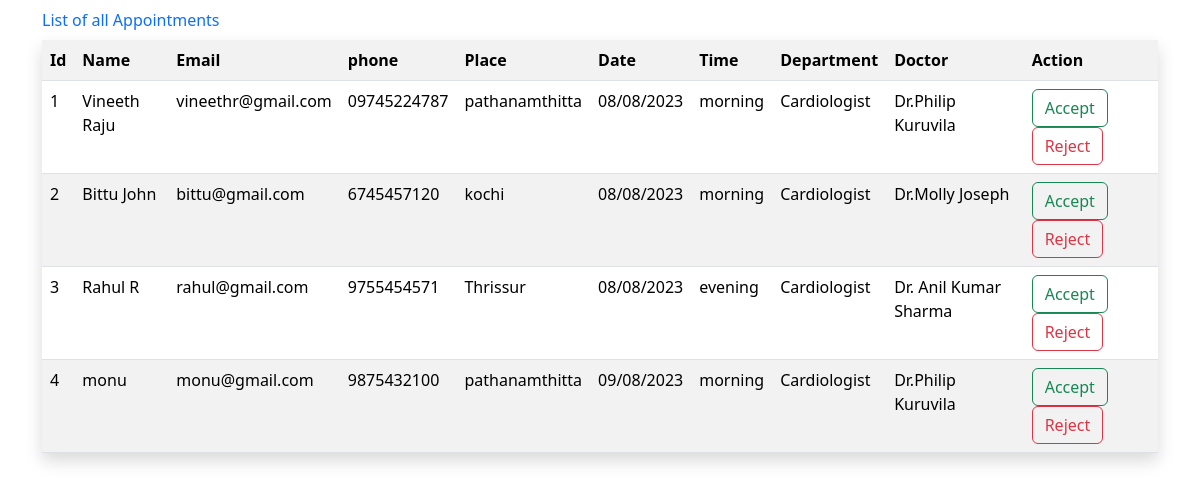
Page /appointmentlist/ (signed in) on the committed database.
### myapp/models.py (models this page shows, shortened)
class Appointment(models.Model):
    patientName=models.CharField(max_length=40,null=True)
    email=models.EmailField(null=True)
    phone=models.CharField(max_length=20,null=True)
    place=models.CharField(max_length=100,null=True)
    date=models.CharField(max_length=120,null=True)
    time=models.CharField(max_length=100,choices=timeslot,default='morning')
    department=models.CharField(max_length=100,choices=departments,default='Cardiologist')
    doctorName=models.CharField(max_length=40,null=True)

### myapp/views.py (the view)
# urls.py: path("appointmentlist/",views.AppointmentListView.as_view(),name="appointment-list"),
@method_decorator(signin_required,name="dispatch")
class AppointmentListView(ListView):
    model=Appointment
    template_name="appointment-list.html"
    context_object_name="appointments"

### myapp/views.py (called while the page is built)
def signin_required(fn):
    def wrapper(request,*args,**kwargs):
        if not request.user.is_authenticated:
            messages.error(request,"you must login to perform this action !!!")
            return redirect("signin")
        return fn(request,*args,**kwargs)
    return wrapper

### myapp/templates/appointment-list.html (shortened to what this page needs)
<!DOCTYPE html>
<html lang="en">
<head>
    <link href="https://cdn.jsdelivr.net/npm/bootstrap@5.3.1/dist/css/bootstrap.min.css" rel="stylesheet">
</head>
<body>
    <div class="container">
        <table class="table table-striped shadow p-4" >
    <caption class="caption-top text-primary ">List of all Appointments</caption>
    <tr>
        <th>Id</th>
        <th>Name</th>
        <th>Email</th>
        <th>phone</th>
        <th>Place</th>
        <th>Date</th>
        <th>Time</th>
        <th>Department</th>
        <th>Doctor</th>
        <th>Action</th>
    </tr>
    {%for a in appointments%}
    <div>
    <tr>
        <td>{{forloop.counter}}</td>
        <td>{{a.patientName}}</td>
        <td>{{a.email}}</td>
        <td>{{a.phone}}</td>
        <td>{{a.place}}</td>
        <td>{{a.date}}</td>
        <td>{{a.time}}</td>
        <td>{{a.department}}</td>
        <td>{{a.doctorName}}</td>
        <td>
            <a href="" class="btn btn-outline-success">Accept</a>
            <a href="" class="btn btn-outline-danger">Reject</a>
        </td>
    </tr>
    {%endfor%}
    </table>
    </div>
</body>
</html>

### rows in the picture
Appointment: patientName "Vineeth Raju", email "vineethr@gmail.com", phone "09745224787", place "pathanamthitta", date "08/08/2023", time "morning", department "Cardiologist", doctorName "Dr.Philip Kuruvila"
Appointment: patientName "Bittu John", email "bittu@gmail.com", phone "6745457120", place "kochi", date "08/08/2023", time "morning", department "Cardiologist", doctorName "Dr.Molly Joseph"
Appointment: patientName "Rahul R", email "rahul@gmail.com", phone "9755454571", place "Thrissur", date "08/08/2023", time "evening", department "Cardiologist", doctorName "Dr. Anil Kumar Sharma"
Appointment: patientName "monu", email "monu@gmail.com", phone "9875432100", place "pathanamthitta", date "09/08/2023", time "morning", department "Cardiologist", doctorName "Dr.Philip Kuruvila"
